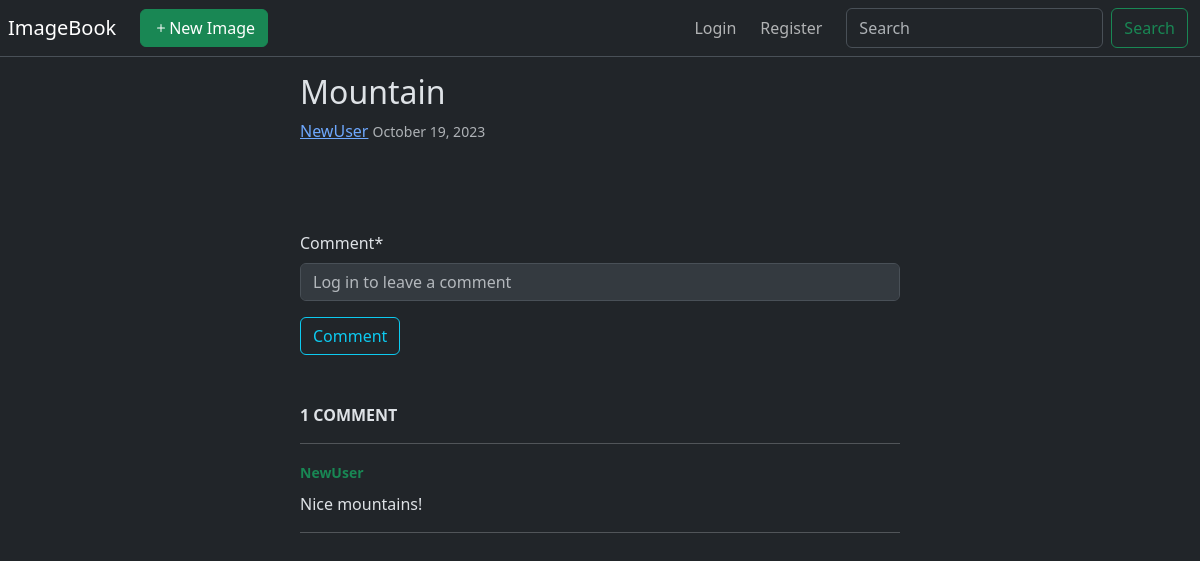
Screenshot of /image/11/ with the database file from the repository.
### image/models.py (models this page shows, shortened)
class Image(models.Model):
    title = models.CharField(max_length=30)
    author = models.ForeignKey(User, on_delete=models.CASCADE)
    date_posted = models.DateTimeField(default=timezone.now)
    image = models.ImageField(upload_to='images_posted')

class Comment(models.Model):
    comment_author = models.ForeignKey(User, on_delete=models.CASCADE)
    content = models.TextField('Comment', max_length=255)
    comment_image = models.ForeignKey(Image, on_delete=models.CASCADE)

### image/views.py (the view, shortened to what this page needs)
# urls.py: path('<int:pk>/', ImageDetailView.as_view(), name='image-detail')
class ImageDetailView(FormMixin, DetailView):
    model = Image
    form_class = CreateCommentForm
    def get_context_data(self, **kwargs):
        context = super(ImageDetailView, self).get_context_data(**kwargs)
        context['form'] = self.get_form()
        if not self.request.user.is_authenticated:
            context['form'].fields['content'].disabled = True
            context['form'].fields['content'].widget.attrs['placeholder'] = 'Log in to leave a comment'
        return context

### image/forms.py
class CreateCommentForm(ModelForm):
    class Meta:
        model = Comment
        fields = ['content']
        widgets = {
            'content': TextInput(attrs={'size': 2})
        }

### image/templates/image/image_detail.html (shortened to what this page needs)
{% extends "image/base.html" %}
{% load crispy_forms_tags %}
{% block content %}
<main class="col col-lg-6 mx-auto pt-3 px-lg-0 px-2">
  <article>
    <h2>{{ object.title }}</h2>
    <div class="mb-3 ">
      <a href="#">{{ object.author }}</a>
      <small class="text-muted">{{ object.date_posted|date:"F d, Y" }}</small>
    </div>
  </article>
  {% include "users/basic_form.html" with button_context="Comment" %}
  <section>
    <p class="fw-bold">{{ object.comment_set.all|length }}
      COMMENT{{ object.comment_set.all|length|pluralize:"S" }}</p>
    <hr>
    {% for comment in object.comment_set.all %}
    <div class="p-0">
      <a class="text-success small fw-bold text-decoration-none" href="#">{{ comment.comment_author }}</a>
      <p class="pt-2">{{ comment.content }}</p>
    </div>
    <hr>
    {% endfor %}
  </section>
</main>
{% endblock content %}

### rows the page displays
Image: title "Mountain", author "NewUser", date_posted "October 19, 2023", comment_set.all|length "1"
Comment: comment_author "NewUser", content "Nice mountains!"

### other values shown
{{ button_context }} "Comment"
